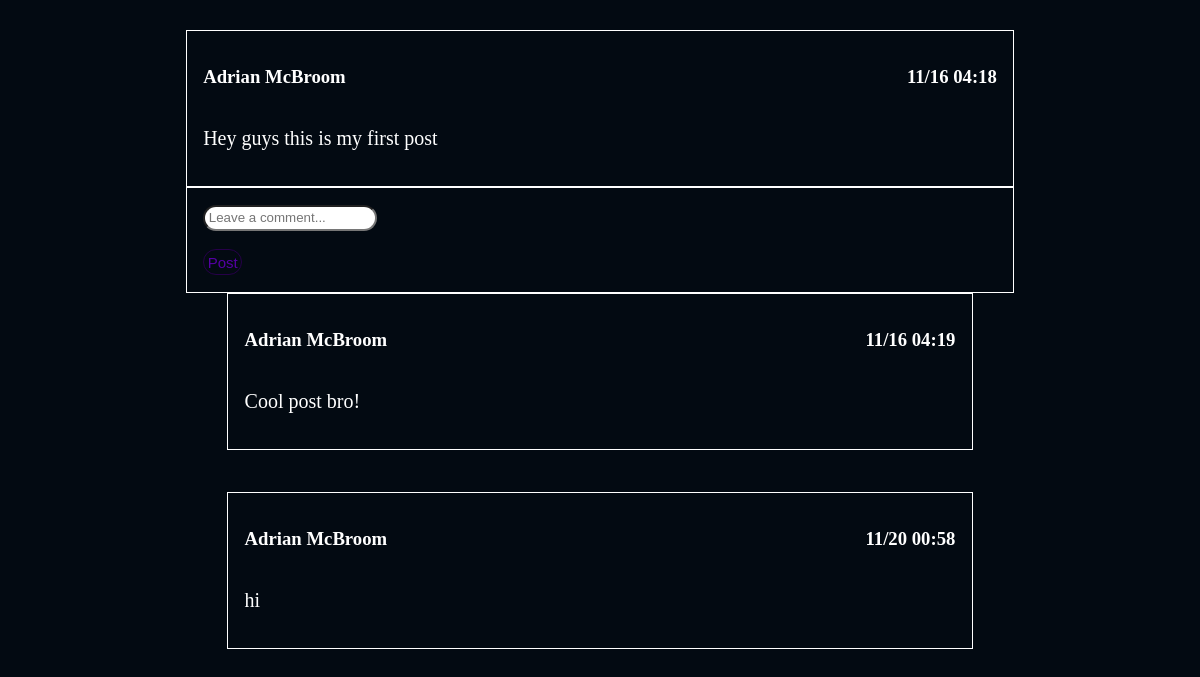
The app's page /post/1 (signed in) with its own data.
### app.py (models this page shows, shortened)
class User(db.Model, UserMixin):
  id = db.Column(db.Integer, primary_key=True)
  username = db.Column(db.String, unique=True, nullable=False)
  displayName = db.Column(db.String, unique=True, nullable=False)
  password = db.Column(db.String, unique=True, nullable=False)
  profile_pic = db.Column(db.String(), nullable=True)
  bio = db.Column(db.String(150), nullable=True)
  posts = db.relationship('Post', backref="User")
  comments = db.relationship('Comment', backref="User")
  likes = db.relationship('Likes', backref="User")
  followed = db.relationship(
        'User', secondary=followers,
        primaryjoin=(followers.c.follower_id == id),
        secondaryjoin=(followers.c.followed_id == id),
        backref=db.backref('followers', lazy='dynamic'), lazy='dynamic')

class Post(db.Model):
  id = db.Column(db.Integer, primary_key=True)
  text = db.Column(db.String, nullable=False)
  author = db.Column(db.Integer, db.ForeignKey('user.id'), nullable=False)
  timePosted = db.Column(db.DateTime, nullable=False, default=datetime.utcnow)
  comments = db.relationship('Comment', backref='Post')
  likes = db.relationship('Likes', backref='Post')

class Comment(db.Model):
  id = db.Column(db.Integer, primary_key=True)
  text = db.Column(db.String, nullable=False)
  author = db.Column(db.Integer, db.ForeignKey('user.id'), nullable=False)
  timePosted = db.Column(db.DateTime, nullable=True, default=datetime.utcnow)
  post = db.Column(db.Integer, db.ForeignKey('post.id'), nullable=False)

### app.py (the view)
@app.route('/post/<int:postID>')
@login_required
def post(postID):
  post = Post.query.filter_by(id = postID).first()
  return render_template('post.html', post=post, comments = post.comments)

### app.py (called while the page is built)
@login_manager.user_loader
def load_user(user_id):
  return User.query.get(int(user_id))

### templates/post.html (shortened to what this page needs)
<!DOCTYPE html>
<html lang="en">
<head>
  <link rel="stylesheet" href="{{ url_for('static', filename='css/main.css') }}">
</head>
<body>
  <div class="post-page">
    <div class="post">
      <div class="info">
        <h3>{{post.User.displayName}}</h3>
        <h3>{{post.timePosted.strftime('%m/%d %H:%M')}}</h3>
      </div>
      <p class="post-text">{{post.text}}</p>
    </div>
    <div class="write-comment">
      <form action="{{url_for('makeComment', postID=post.id)}}" method="POST">
        <input type="text" name="text" placeholder="Leave a comment...">
        <br>
        <br>
        <button type="submit" value="post" class="comment-button">Post</button>
      </form>
    </div>
    {% for comment in comments %}
    <div class="comment">
      <div class="info">
        <h3>{{comment.User.displayName}}</h3>
        <h3>{{comment.timePosted.strftime('%m/%d %H:%M')}}</h3>
      </div>
      <p class="post-text">{{comment.text}}</p>
    </div>
    {%endfor%}
  </div>
</body>
</html>

### static/css/main.css (style rules this page uses)
body { background-color: rgb(3, 10, 18); }
.post-page { width: 70%; margin: auto; margin-top: 2.5%; display: flex; flex-direction: column; justify-content: flex-start; }
.info { display: flex; flex-direction: row; justify-content: space-between; }
.post { color: white; display: flex; flex-direction: row; border: 1px solid white; display: flex; flex-direction: column; padding: 2%; }
.post-text { font-size: 125%; }
.write-comment { color: white; display: flex; border: 1px solid white; padding: 2%; display: flex; flex-direction: row; float: left; }
.write-comment input { background-color: white; padding: 2%; border-radius: 15px; width: 90%; }
.write-comment button { background-color: rgb(3, 10, 18); color: rgb(85, 0, 164); border: 1px solid rgb(38, 0, 73); border-radius: 25px; font-size: 15px; padding: 2%; }
.comment { color: white; display: flex; flex-direction: row; border: 1px solid white; display: flex; flex-direction: column; padding: 2%; margin: 5%; margin-top: 0%; }

### records on screen
User: User.displayName "Adrian McBroom"
Post: timePosted "11/16 04:18", text "Hey guys this is my first post"
Comment: User.displayName "Adrian McBroom", timePosted "11/16 04:19", text "Cool post bro!"
Comment: User.displayName "Adrian McBroom", timePosted "11/20 00:58", text "hi"
